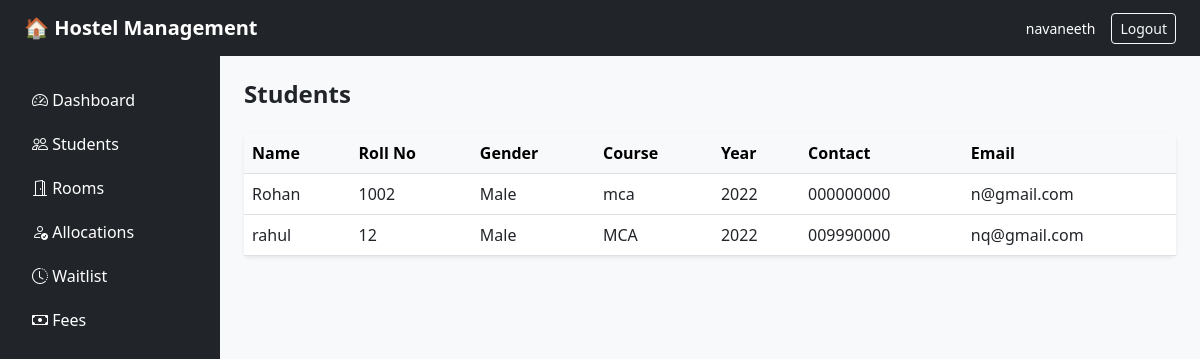
Before: /students/ (signed in) with the older database file.
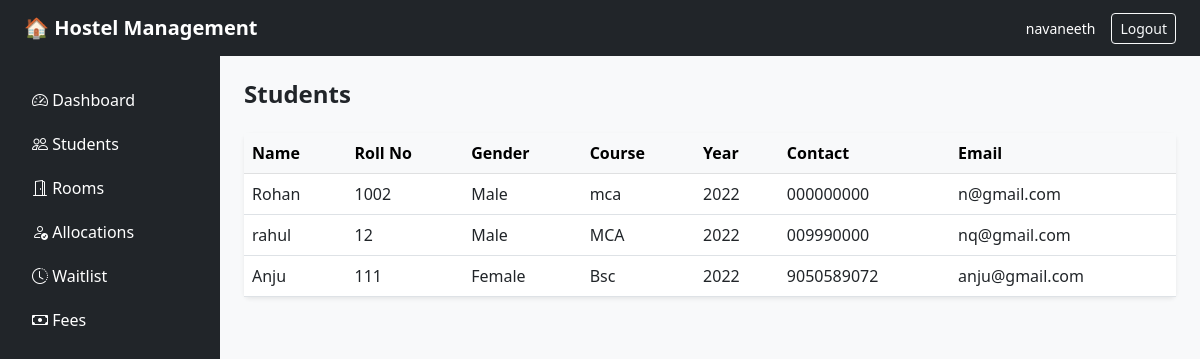
After: the same page with the newer database file.
### allocation/models.py (models this page shows, shortened)
class Student(models.Model):
    GENDER_CHOICES = [
        ('Male', 'Male'),
        ('Female', 'Female'),
    ]
    user = models.OneToOneField(User, on_delete=models.CASCADE)
    name = models.CharField(max_length=100)
    roll_number = models.CharField(max_length=20, unique=True)
    gender = models.CharField(max_length=10, choices=GENDER_CHOICES)
    course = models.CharField(max_length=100)
    year = models.PositiveIntegerField()
    contact = models.CharField(max_length=15)
    email = models.EmailField(unique=True)

### allocation/views.py (the view)
# urls.py: path('students/', views.student_list, name='student_list'),
@login_required
def student_list(request):
    if not is_admin(request.user):
        return redirect('student_dashboard')
    students = Student.objects.all()
    return render(request, 'allocation/student_list.html', {'students': students})

### allocation/views.py (called while the page is built)
def is_admin(user):
    return user.is_staff

### allocation/templates/allocation/student_list.html
{% extends 'allocation/base.html' %}
{% block content %}
<div class="d-flex justify-content-between align-items-center mb-4">
    <h4 class="fw-bold mb-0">Students</h4>
</div>
<div class="card border-0 shadow-sm">
    <div class="card-body p-0">
        <table class="table table-hover mb-0">
            <thead class="table-light">
                <tr>
                    <th>Name</th>
                    <th>Roll No</th>
                    <th>Gender</th>
                    <th>Course</th>
                    <th>Year</th>
                    <th>Contact</th>
                    <th>Email</th>
                </tr>
            </thead>
            <tbody>
                {% for student in students %}
                <tr>
                    <td>{{ student.name }}</td>
                    <td>{{ student.roll_number }}</td>
                    <td>{{ student.gender }}</td>
                    <td>{{ student.course }}</td>
                    <td>{{ student.year }}</td>
                    <td>{{ student.contact }}</td>
                    <td>{{ student.email }}</td>
                </tr>
                {% empty %}
                <tr><td colspan="7" class="text-center text-muted py-3">No students registered yet.</td></tr>
                {% endfor %}
            </tbody>
        </table>
    </div>
</div>
{% endblock %}

Changed rows visible on the page:
added Student: name "Anju", roll_number "111", gender "Female", course "Bsc", year "2022", contact "9050589072", email "anju@gmail.com"
